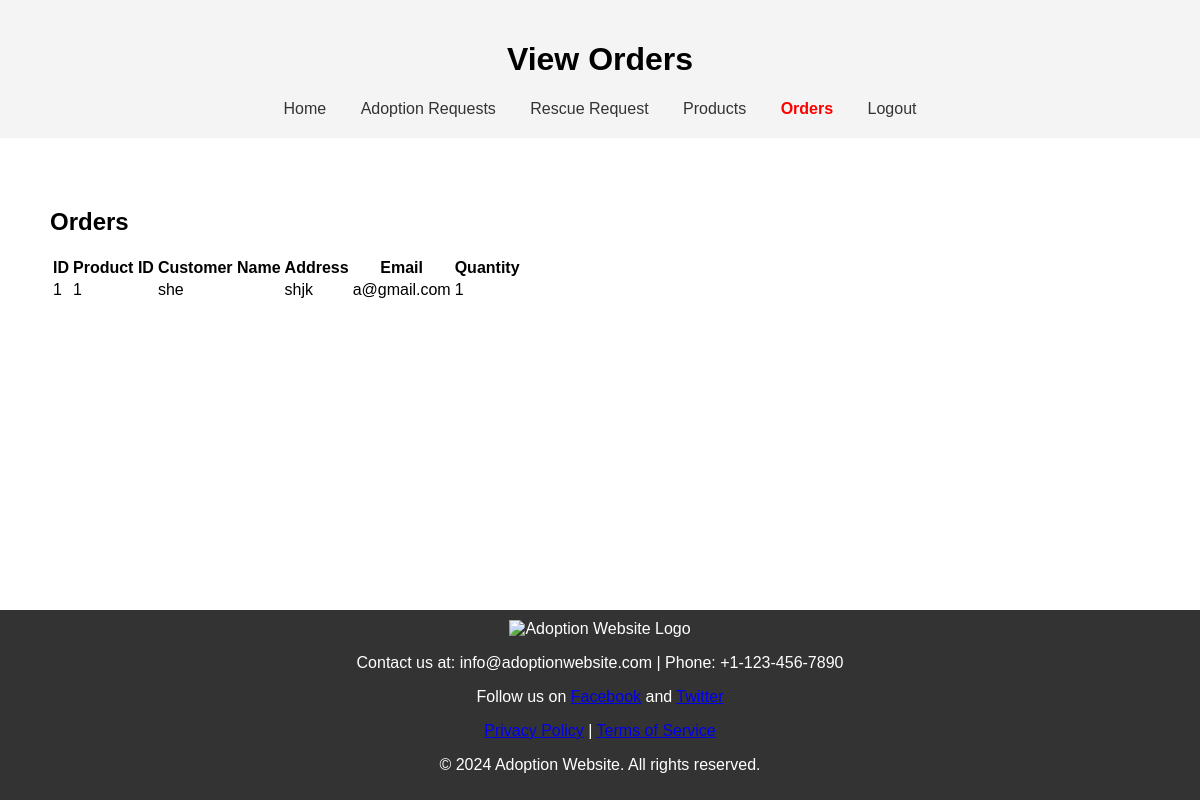
Screenshot of /admin/view_orders.php with the database file from the repository.
### tables this page shows
CREATE TABLE `orders` (
  `id` int(11) NOT NULL,
  `product_id` int(11) NOT NULL,
  `customer_name` varchar(50) NOT NULL,
  `address` varchar(255) NOT NULL,
  `email` varchar(100) NOT NULL,
  `quantity` int(11) NOT NULL
);

### admin/view_orders.php (the view, shortened to what this page needs)
<?php
include '../db_connection.php';
$sql = "SELECT * FROM orders";
$result = $conn->query($sql);
?>
<!DOCTYPE html>
<html>
<head>
    <link rel="stylesheet" type="text/css" href="../styles.css">
</head>
<body>
    <header>
        <h1>View Orders</h1>
        <?php include '../components/admin_navbar.php'; ?>
    </header>
    <section>
        <h2>Orders</h2>
        <table>
            <tr>
                <th>ID</th>
                <th>Product ID</th>
                <th>Customer Name</th>
                <th>Address</th>
                <th>Email</th>
                <th>Quantity</th>
            </tr>
            <?php
            if ($result->num_rows > 0) {
                while ($row = $result->fetch_assoc()) {
                    echo "<tr>";
                    echo "<td>" . $row['id'] . "</td>";
                    echo "<td>" . $row['product_id'] . "</td>";
                    echo "<td>" . $row['customer_name'] . "</td>";
                    echo "<td>" . $row['address'] . "</td>";
                    echo "<td>" . $row['email'] . "</td>";
                    echo "<td>" . $row['quantity'] . "</td>";
                    echo "</tr>";
                }
            } else {
                echo "<tr><td colspan='6'>No orders found</td></tr>";
            }
            ?>
        </table>
    </section>
    <footer>
    <?php
    include '../components/footer.php';?>
    </footer>
</body>
</html>

### styles.css (style rules this page uses)
body { font-family: Arial, sans-serif; margin: 0; padding: 0; }
header { background-color: #f4f4f4; padding: 20px; text-align: center; }
section { padding: 50px; }
footer { background-color: #333; color: #fff; text-align: center; padding: 10px 0; position: fixed; bottom: 0; width: 100%; }

### rows the page displays
orders: id "1", product "1", customer_name "she", address "shjk", email "a@gmail.com", quantity "1"
